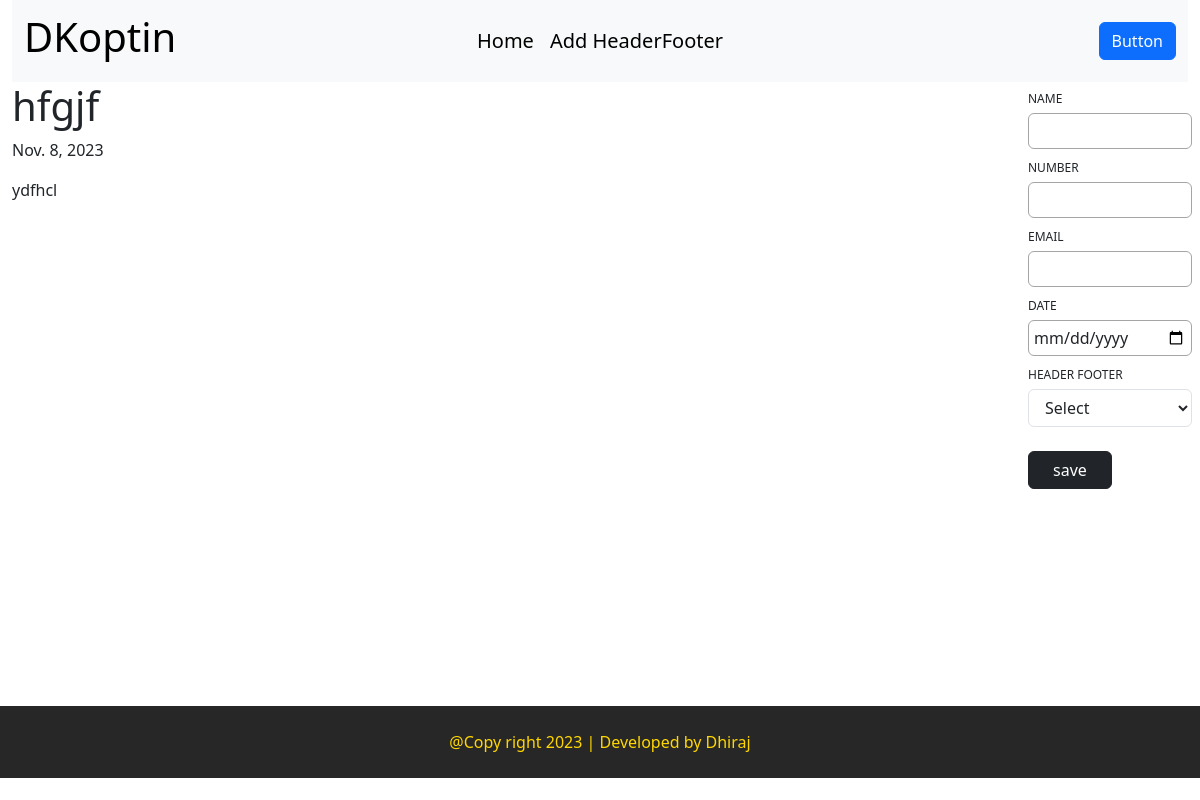
The app's page /test/blog/4 with its own data.
### testapp/models.py (models this page shows)
class Blog(models.Model):
    title=models.CharField(max_length=200)
    content=models.CharField(max_length=1000)
    create_at=models.DateField(auto_now_add=True)

### testapp/views.py (the view)
# urls.py: path('blog/<int:pk>', views.detail_blog.as_view(),name='detail_blog'),
class detail_blog(DetailView):
    model=Blog
    template_name='testapp/detail_post.html'
    context_object_name='blog'

### testapp/templates/testapp/detail_post.html
{% extends 'base.html' %}
{% load static %}
{% block content %}
  <div class="container">
    <h1>{{ blog.title }}</h1>
    <p>{{ blog.create_at }}</p>
   <p>{{ blog.content }}</p>
</div>
{% endblock %}

### optin/templates/base.html (style rules this page uses)
body { overflow-x: hidden; }

### records on screen
Blog: title "hfgjf", create_at "Nov. 8, 2023", content "ydfhcl"
